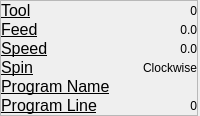
  <widget class="QDockWidget" name="statusDockWidget">
   <property name="maximumSize">
    <size>
     <width>300</width>
     <height>170</height>
    </size>
   </property>
   <property name="features">
    <set>QDockWidget::DockWidgetClosable|QDockWidget::DockWidgetMovable</set>
   </property>
   <property name="windowTitle">
    <string>Machine Status</string>
   </property>
   <attribute name="dockWidgetArea">
    <number>2</number>
   </attribute>
   <widget class="QWidget" name="dockWidgetContents_5">
    <layout class="QVBoxLayout" name="verticalLayout_12">
     <property name="spacing">
      <number>0</number>
     </property>
     <property name="leftMargin">
      <number>0</number>
     </property>
     <property name="topMargin">
      <number>0</number>
     </property>
     <property name="rightMargin">
      <number>2</number>
     </property>
     <property name="bottomMargin">
      <number>0</number>
     </property>
     <item>
      <widget class="QFrame" name="frame_8">
       <property name="frameShape">
        <enum>QFrame::StyledPanel</enum>
       </property>
       <property name="frameShadow">
        <enum>QFrame::Raised</enum>
       </property>
       <layout class="QVBoxLayout" name="verticalLayout_21">
        <property name="spacing">
         <number>0</number>
        </property>
        <property name="leftMargin">
         <number>0</number>
        </property>
        <property name="topMargin">
         <number>0</number>
        </property>
        <property name="rightMargin">
         <number>0</number>
        </property>
        <property name="bottomMargin">
         <number>0</number>
        </property>
        <item>
         <layout class="QGridLayout" name="gridLayout_4" columnstretch="0,1">
          <property name="rightMargin">
           <number>0</number>
          </property>
          <item row="4" column="0">
           <widget class="QLabel" name="label_34">
            <property name="sizePolicy">
             <sizepolicy hsizetype="Maximum" vsizetype="Preferred">
              <horstretch>0</horstretch>
              <verstretch>0</verstretch>
             </sizepolicy>
            </property>
            <property name="font">
             <font>
              <pointsize>12</pointsize>
              <weight>50</weight>
              <bold>false</bold>
              <underline>true</underline>
             </font>
            </property>
            <property name="text">
             <string>Program Name</string>
            </property>
           </widget>
          </item>
          <item row="2" column="0">
           <widget class="QLabel" name="label_32">
            <property name="sizePolicy">
             <sizepolicy hsizetype="Maximum" vsizetype="Preferred">
              <horstretch>0</horstretch>
              <verstretch>0</verstretch>
             </sizepolicy>
            </property>
            <property name="font">
             <font>
              <pointsize>12</pointsize>
              <weight>50</weight>
              <bold>false</bold>
              <underline>true</underline>
             </font>
            </property>
            <property name="text">
             <string>Speed</string>
            </property>
           </widget>
          </item>
          <item row="2" column="1">
           <widget class="QLabel" name="speedLabel">
            <property name="text">
             <string>0.0</string>
            </property>
            <property name="alignment">
             <set>Qt::AlignRight|Qt::AlignTrailing|Qt::AlignVCenter</set>
            </property>
           </widget>
          </item>
          <item row="0" column="1">
           <widget class="QLabel" name="toolLabel">
            <property name="text">
             <string>0</string>
            </property>
            <property name="alignment">
             <set>Qt::AlignRight|Qt::AlignTrailing|Qt::AlignVCenter</set>
            </property>
           </widget>
          </item>
          <item row="3" column="0">
           <widget class="QLabel" name="label_33">
            <property name="sizePolicy">
             <sizepolicy hsizetype="Maximum" vsizetype="Preferred">
              <horstretch>0</horstretch>
              <verstretch>0</verstretch>
             </sizepolicy>
            </property>
            <property name="font">
             <font>
              <pointsize>12</pointsize>
              <weight>50</weight>
              <bold>false</bold>
              <underline>true</underline>
             </font>
            </property>
            <property name="text">
             <string>Spin</string>
            </property>
           </widget>
          </item>
          <item row="1" column="1">
           <widget class="QLabel" name="feedLabel">
            <property name="text">
             <string>0.0</string>
            </property>
            <property name="alignment">
             <set>Qt::AlignRight|Qt::AlignTrailing|Qt::AlignVCenter</set>
            </property>
           </widget>
          </item>
          <item row="1" column="0">
           <widget class="QLabel" name="label_31">
            <property name="sizePolicy">
             <sizepolicy hsizetype="Maximum" vsizetype="Preferred">
              <horstretch>0</horstretch>
              <verstretch>0</verstretch>
             </sizepolicy>
            </property>
            <property name="font">
             <font>
              <pointsize>12</pointsize>
              <weight>50</weight>
              <bold>false</bold>
              <underline>true</underline>
             </font>
            </property>
            <property name="text">
             <string>Feed</string>
            </property>
           </widget>
          </item>
          <item row="3" column="1">
           <widget class="QLabel" name="directionLabel">
            <property name="text">
             <string>Clockwise</string>
            </property>
            <property name="alignment">
             <set>Qt::AlignRight|Qt::AlignTrailing|Qt::AlignVCenter</set>
            </property>
           </widget>
          </item>
          <item row="0" column="0">
           <widget class="QLabel" name="label_30">
            <property name="sizePolicy">
             <sizepolicy hsizetype="Maximum" vsizetype="Preferred">
              <horstretch>0</horstretch>
              <verstretch>0</verstretch>
             </sizepolicy>
            </property>
            <property name="font">
             <font>
              <pointsize>12</pointsize>
              <weight>50</weight>
              <bold>false</bold>
              <underline>true</underline>
             </font>
            </property>
            <property name="text">
             <string>Tool</string>
            </property>
           </widget>
          </item>
          <item row="5" column="0">
           <widget class="QLabel" name="label_25">
            <property name="sizePolicy">
             <sizepolicy hsizetype="Maximum" vsizetype="Preferred">
              <horstretch>0</horstretch>
              <verstretch>0</verstretch>
             </sizepolicy>
            </property>
            <property name="font">
             <font>
              <pointsize>12</pointsize>
              <underline>true</underline>
             </font>
            </property>
            <property name="text">
             <string>Program Line</string>
            </property>
           </widget>
          </item>
          <item row="5" column="1">
           <widget class="QLabel" name="programLineLabel">
            <property name="text">
             <string>0</string>
            </property>
            <property name="alignment">
             <set>Qt::AlignRight|Qt::AlignTrailing|Qt::AlignVCenter</set>
            </property>
           </widget>
          </item>
          <item row="4" column="1">
           <widget class="QLabel" name="programNameLabel">
            <property name="text">
             <string/>
            </property>
            <property name="alignment">
             <set>Qt::AlignRight|Qt::AlignTrailing|Qt::AlignVCenter</set>
            </property>
           </widget>
          </item>
         </layout>
        </item>
       </layout>
      </widget>
     </item>
    </layout>
   </widget>
  </widget>
